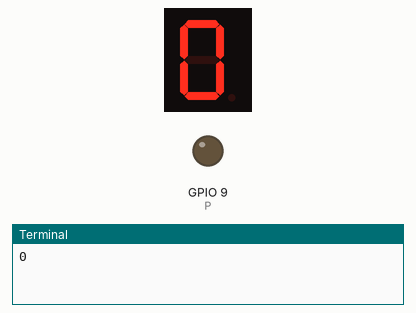
This program was run on a simulated Raspberry Pi (BCM pin numbers). Shown: 1-digit seven-segment display, output pins drawn as LEDs (lit = HIGH), the last lines printed to the terminal. The segment pins are drawn as the display they are named for; pins used as bus, display or sensor lines are not drawn.

Above: at 0.21 s.
At 0.81 s:
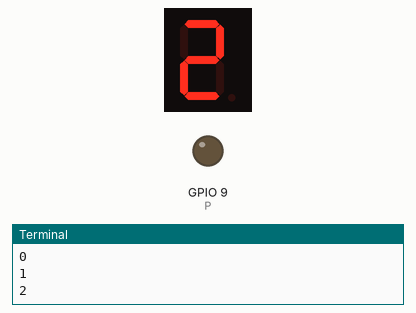
At 1.41 s:
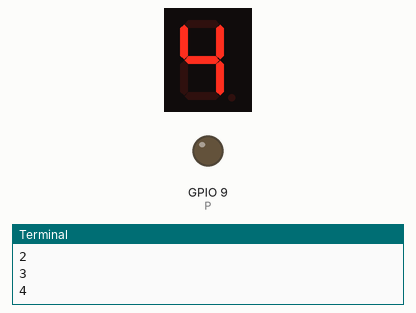
At 2.01 s:
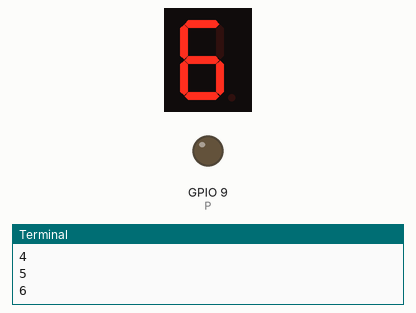
At 2.91 s:
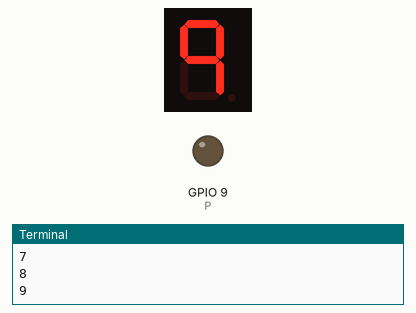

Measured:
- by itself, everything shown: repeats every 3.0 s, in 10 steps

The program:

display.py
```python
import time

import RPi.GPIO as GPIO


A=17
B=27
C=22
D=18
E=23
F=24
G=25

P=9


GPIO.setmode(GPIO.BCM)
GPIO.setup(A, GPIO.OUT)
GPIO.setup(B, GPIO.OUT)
GPIO.setup(C, GPIO.OUT)
GPIO.setup(D, GPIO.OUT)
GPIO.setup(E, GPIO.OUT)
GPIO.setup(F, GPIO.OUT)
GPIO.setup(G, GPIO.OUT)
GPIO.setup(P, GPIO.OUT)


def ponBlanco():
	GPIO.output(A, GPIO.LOW)
	GPIO.output(B, GPIO.LOW)
	GPIO.output(C, GPIO.LOW)
	GPIO.output(D, GPIO.LOW)
	GPIO.output(E, GPIO.LOW)
	GPIO.output(F, GPIO.LOW)
	GPIO.output(G, GPIO.LOW)
	GPIO.output(P, GPIO.LOW)

def ponNumero(num):
	ponBlanco()
	if num == 0:
		GPIO.output(B, GPIO.HIGH)
		GPIO.output(C, GPIO.HIGH)
		GPIO.output(D, GPIO.HIGH)
		GPIO.output(E, GPIO.HIGH)
		GPIO.output(F, GPIO.HIGH)
		GPIO.output(A, GPIO.HIGH)
	if num == 1:
		GPIO.output(B, GPIO.HIGH)
		GPIO.output(C, GPIO.HIGH)
	if num == 2:
		GPIO.output(A, GPIO.HIGH)
		GPIO.output(B, GPIO.HIGH)
		GPIO.output(G, GPIO.HIGH)
		GPIO.output(E, GPIO.HIGH)
		GPIO.output(D, GPIO.HIGH)
	if num == 3:
		GPIO.output(B, GPIO.HIGH)
		GPIO.output(C, GPIO.HIGH)
		GPIO.output(D, GPIO.HIGH)
		GPIO.output(A, GPIO.HIGH)
		GPIO.output(G, GPIO.HIGH)
	if num == 4:
		GPIO.output(B, GPIO.HIGH)
		GPIO.output(F, GPIO.HIGH)
		GPIO.output(G, GPIO.HIGH)
		GPIO.output(C, GPIO.HIGH)
	if num == 5:
		GPIO.output(A, GPIO.HIGH)
		GPIO.output(F, GPIO.HIGH)
		GPIO.output(G, GPIO.HIGH)
		GPIO.output(C, GPIO.HIGH)
		GPIO.output(D, GPIO.HIGH)
	if num == 6:
		GPIO.output(A, GPIO.HIGH)
		GPIO.output(C, GPIO.HIGH)
		GPIO.output(D, GPIO.HIGH)
		GPIO.output(E, GPIO.HIGH)
		GPIO.output(F, GPIO.HIGH)
		GPIO.output(G, GPIO.HIGH)
	if num == 7:
		GPIO.output(A, GPIO.HIGH)
		GPIO.output(C, GPIO.HIGH)
		GPIO.output(B, GPIO.HIGH)
	if num == 8:
		GPIO.output(B, GPIO.HIGH)
		GPIO.output(C, GPIO.HIGH)
		GPIO.output(D, GPIO.HIGH)
		GPIO.output(E, GPIO.HIGH)
		GPIO.output(F, GPIO.HIGH)
		GPIO.output(A, GPIO.HIGH)
		GPIO.output(G, GPIO.HIGH)
	if num == 9:
		GPIO.output(A, GPIO.HIGH)
		GPIO.output(B, GPIO.HIGH)
		GPIO.output(F, GPIO.HIGH)
		GPIO.output(G, GPIO.HIGH)
		GPIO.output(C, GPIO.HIGH)


while True:
	for i in range(10):
		ponNumero(i)
		print(i)
		time.sleep(0.3)


GPIO.cleanup()
```
